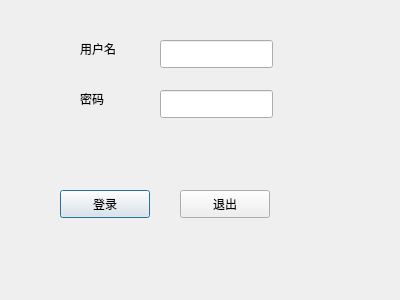
<?xml version="1.0" encoding="UTF-8"?>
<ui version="4.0">
 <class>loginDialog</class>
 <widget class="QDialog" name="loginDialog">
  <property name="geometry">
   <rect>
    <x>0</x>
    <y>0</y>
    <width>400</width>
    <height>300</height>
   </rect>
  </property>
  <property name="windowTitle">
   <string>营养计算器</string>
  </property>
  <widget class="QPushButton" name="loginBtn">
   <property name="geometry">
    <rect>
     <x>60</x>
     <y>190</y>
     <width>90</width>
     <height>28</height>
    </rect>
   </property>
   <property name="text">
    <string>登录</string>
   </property>
  </widget>
  <widget class="QPushButton" name="cancelBtn">
   <property name="geometry">
    <rect>
     <x>180</x>
     <y>190</y>
     <width>90</width>
     <height>28</height>
    </rect>
   </property>
   <property name="text">
    <string>退出</string>
   </property>
  </widget>
  <widget class="QLabel" name="label">
   <property name="geometry">
    <rect>
     <x>80</x>
     <y>40</y>
     <width>58</width>
     <height>18</height>
    </rect>
   </property>
   <property name="text">
    <string>用户名</string>
   </property>
  </widget>
  <widget class="QLineEdit" name="username">
   <property name="geometry">
    <rect>
     <x>160</x>
     <y>40</y>
     <width>113</width>
     <height>28</height>
    </rect>
   </property>
  </widget>
  <widget class="QLabel" name="label_2">
   <property name="geometry">
    <rect>
     <x>80</x>
     <y>90</y>
     <width>58</width>
     <height>18</height>
    </rect>
   </property>
   <property name="text">
    <string>密码</string>
   </property>
  </widget>
  <widget class="QLineEdit" name="password">
   <property name="geometry">
    <rect>
     <x>160</x>
     <y>90</y>
     <width>113</width>
     <height>28</height>
    </rect>
   </property>
   <property name="echoMode">
    <enum>QLineEdit::Password</enum>
   </property>
  </widget>
 </widget>
 <resources/>
 <connections>
  <connection>
   <sender>cancelBtn</sender>
   <signal>clicked()</signal>
   <receiver>loginDialog</receiver>
   <slot>close()</slot>
   <hints>
    <hint type="sourcelabel">
     <x>224</x>
     <y>203</y>
    </hint>
    <hint type="destinationlabel">
     <x>199</x>
     <y>149</y>
    </hint>
   </hints>
  </connection>
 </connections>
</ui>
